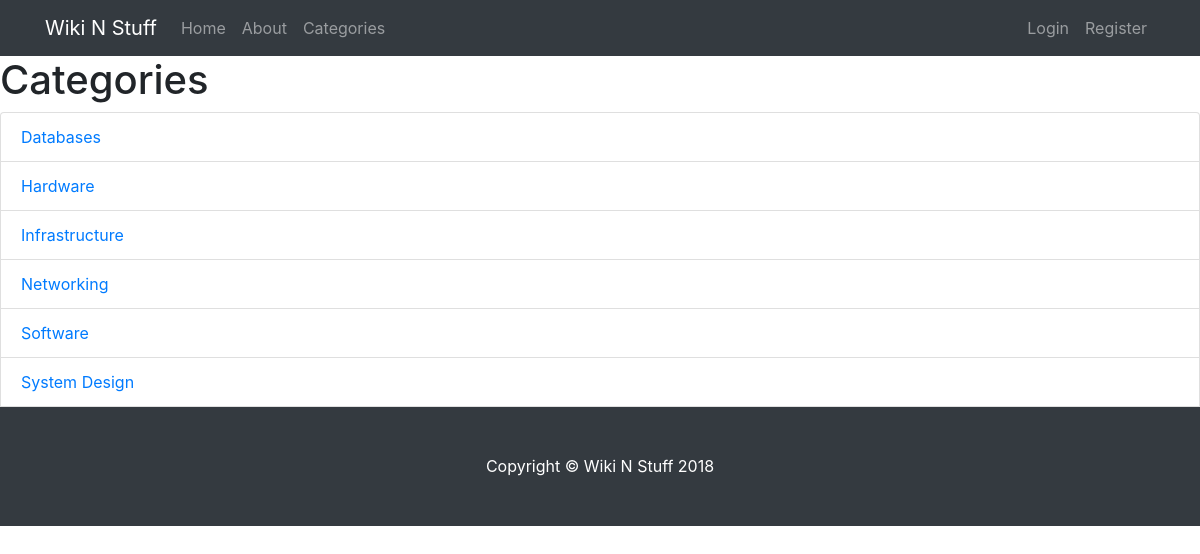
Page /index.php/categories on the committed database.
### tables this page shows
CREATE TABLE categories
(category_id BIGINT(20) NOT NULL AUTO_INCREMENT,
category_name VARCHAR(30) NOT NULL,
CONSTRAINT category_id_PK PRIMARY KEY (category_id));

### application/controllers/Categories.php (called while the page is built, shortened)
<?php
    class Categories extends CI_Controller{
        public function index(){
            $data['title'] = 'Categories';
            $data['categories'] = $this->post_model->get_categories();
            $this->load->view('templates/header');
            $this->load->view('categories/index', $data);
            $this->load->view('templates/footer');
        }
    }

### index.php (called while the page is built, shortened)
<?php
require_once BASEPATH.'core/CodeIgniter.php';

### application/models/Post_model.php (called while the page is built, shortened)
<?php
class Post_model extends CI_Model
{
    public function get_categories(){
        $this->db->order_by('category_name');
        $query = $this->db->get('categories');
        return $query->result_array();
    }
}

### application/views/categories/index.php (the view, shortened to what this page needs)
<h1><?php echo $title; ?></h1>
<ul class="list-group">
    <?php if ($categories != null) {
    foreach ($categories as $category) :?>
    <li class="list-group-item"><a
                href="<?php echo site_url('/categories/subcategories/' . $category['category_name']); ?>"><?php echo $category['category_name']; ?></a>
    </li>
    <?php endforeach;
    }else if($sub_categories != null){
    foreach ($sub_categories as $sub_category) : ?>
    <li class="list-group-item"><a
                href="<?php echo site_url('/categories/posts/' . $sub_category['sub_category_name']); ?>"><?php echo $sub_category['sub_category_name']; ?></a>
    </li>
</ul>
<?php endforeach;
} else {
    echo "no categories available";
}?>

### assets/css/blog-home.css (style rules this page uses)
body { padding-top: 54px; }
@media (min-width: 992px) { body { padding-top: 56px; } }

### rows in the picture
categories: category_name "Databases"
categories: category_name "Hardware"
categories: category_name "Infrastructure"
categories: category_name "Networking"
categories: category_name "Software"
categories: category_name "System Design"

### other values in the picture
$title "Categories"
